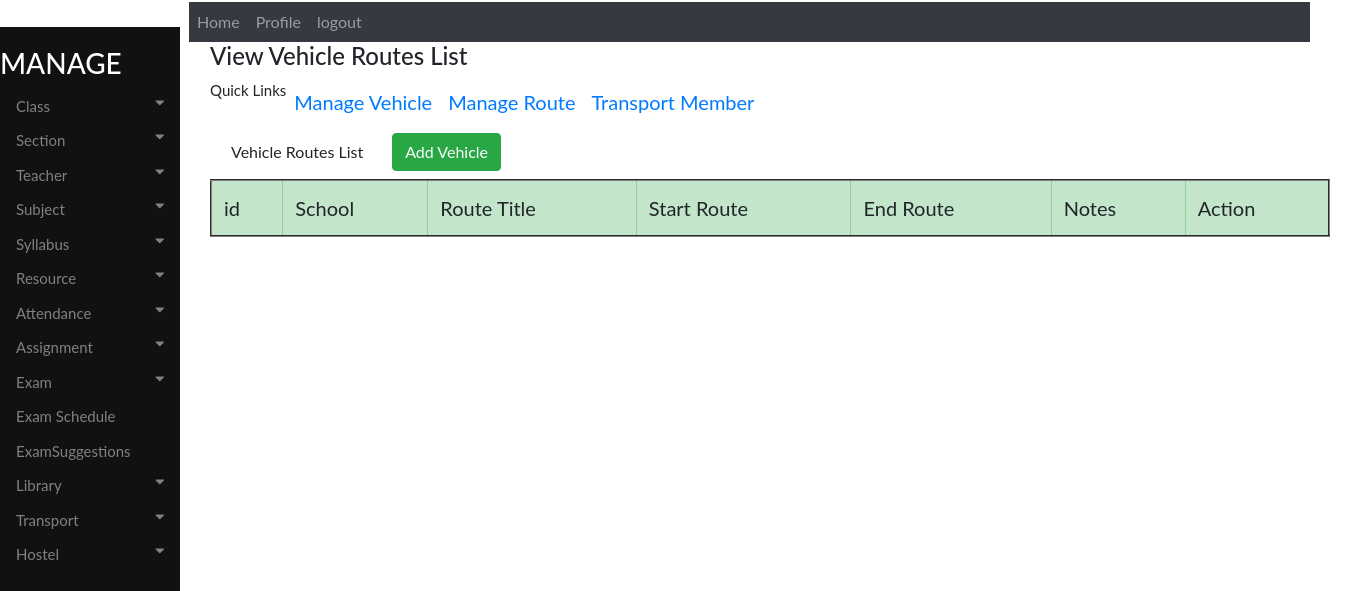
The page /accounts/viewroute on the database as committed earlier.
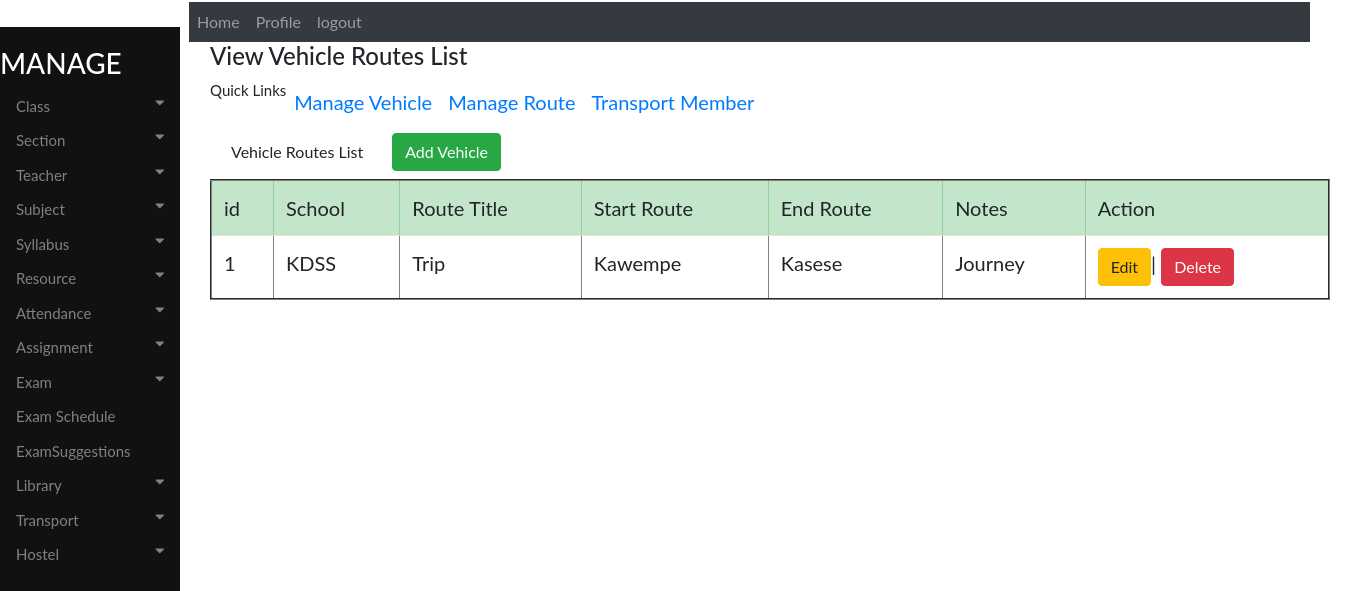
The same page on the database as committed later.
### accounts/models.py (models this page shows, shortened)
class Route(models.Model):
    School = models.CharField(max_length=130)
    RouteTitle = models.CharField(max_length=130)
    StartRoute = models.CharField(max_length=130)
    EndRoute= models.CharField(max_length=130)
    Notes = models.TextField(max_length=100)

### accounts/views.py (the view)
def viewroute(request):
    all_info = Route.objects.all()
    context={'all_info':all_info}
    return render(request, 'accounts/viewroute.html', context)

### accounts/templates/accounts/viewroute.html
{% extends 'base.html' %}
{% block body %}
<div class="container" style="margin-left: 200px;font-size: 20px; padding: 0px 10px;">
<h4>View Vehicle Routes List</h4>
<nav class="nav navbar-expand">
  <p style="font-size: 15px;">Quick Links</p>
  <ul class="navbar-nav mr-auto">
    <li class="nav-item">
    <a class="nav-link" href="{% url 'viewvehicle' %}">Manage Vehicle</a>
    </li>
    <li class="nav-item">
    <a class="nav-link" href="{% url 'viewroute' %}">Manage Route</a>
    </li>
    <li class="nav-item">
    <a class="nav-link" href="#">Transport Member</a>
    </li>
  </ul>
</nav>
<nav class="nav navbar-expand" style="float:left">
  <ul class="navbar-nav mr-auto">
    <li class="nav-item">
      <a class="nav-link" href="#"><button class="btn btn-default">Vehicle Routes List</button></a>
    </li>
    <li class="nav-item">
      <a class="nav-link" href="{% url 'addroute' %}"><button class="btn btn-success">Add Vehicle</button></a>
    </li>
  </ul>
</nav>
<br>
<table class="table table-hover" border="2">
   <thead class="table-success">
    <tr>
         <td>id</td>
         <td>School</td>
         <td>Route Title</td>
         <td>Start Route</td>
         <td>End Route</td>
         <td>Notes</td>
         <td>Action</td>
     </tr>
   </thead>
   <tbody>
     {% if all_info %}
     {% for item in all_info %}
     <tr>
       <td>{{ item.id}}</td>
       <td>{{ item.School}}</td>
       <td>{{ item.RouteTitle}}</td>
       <td>{{ item.StartRoute}}</td>
       <td>{{ item.EndRoute}}</td>
       <td>{{ item.Notes}}</td>
       <td><a href="{% url 'editroute' pk=item.id  %}" >
         <button class="btn btn-warning">Edit</button></a>|
         <a href="{% url 'deleteroute' pk=item.id %}" >
           <button class="btn btn-danger">Delete</button></a>
       </td>
        {% endfor %}
     </tr>
     {% endif %}
   </tbody>
</table>
</div>
{% endblock %}

Rows that differ between the two databases and show on the page:
added Route: id "1", School "KDSS", RouteTitle "Trip", StartRoute "Kawempe", EndRoute "Kasese", Notes "Journey"
